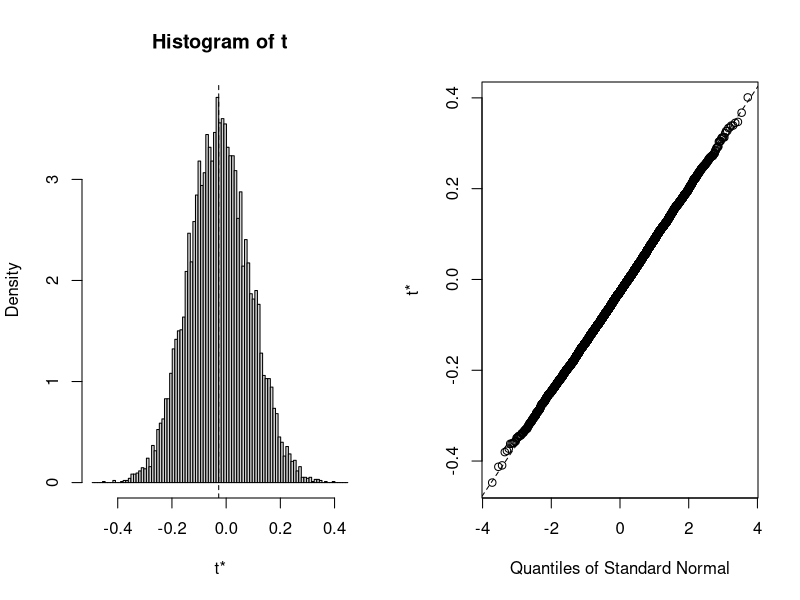

This figure's R source: (Note: this script raises an error after producing the figure.)
## ---- chunk 1
# Load packages
library(svglite)
library(readr)
library(dplyr)
library(tidyr)
library(knitr)
library(boot)
library(coin)

# set seed
set.seed(1234)

# knitr chunk options
opts_chunk$set(echo = TRUE,
               warning = FALSE,
               message = FALSE,
               cache = TRUE,
               cache.extra = rand_seed,
               fig.path = './figures/',
               fig.width = 7,
               fig.height = 7,
               dev = 'svg',
               tidy = FALSE)
## ---- chunk 2
data <- read_csv('./data/data.csv')
data_activity <- read_csv('./data/activity-data.csv')
## ---- chunk 3
############################################################
#                                                          #
#                           Data                           #
#                                                          #
############################################################
dim(data)
names(data)
head(data)
tail(data)
glimpse(data)
# summary(data)

############################################################
#                                                          #
#                      Activity data                       #
#                                                          #
############################################################
dim(data_activity)
names(data_activity)
head(data_activity)
tail(data_activity)
glimpse(data_activity)
# summary(data_activity)
## ---- chunk 4
############################################################
#                                                          #
#               Merge data and data_activity               #
#                                                          #
############################################################
data <- data %>%
    left_join(data_activity, by = 'id') %>%
    mutate(pain = pain.x) %>%
    select(-pain.x, -pain.y)

############################################################
#                                                          #
#                      Column formats                      #
#                                                          #
############################################################
# Convert chr values to factors
data_1 <- data %>%
    mutate(pain = factor(pain),
           actigraphy = factor(actigraphy),
           eq5d_vas = eq5d_vas/100)

# Convert eq5d mobility categories to numeric form
# so that Spearman's correlation doesn't throw a fit
data_1$eq5d_mobility[data_1$eq5d_mobility == 'no_problems'] <- 0 
data_1$eq5d_mobility[data_1$eq5d_mobility == 'some_problems'] <- 1 
data_1$eq5d_mobility <- as.numeric(data_1$eq5d_mobility)

############################################################
#                                                          #
#              Generate subsets for use later              #
#                                                          #
############################################################
# Pain only
data_pain <- data_1 %>%
    filter(pain == 'Pain')
# Activity only
data_activity <- data_1 %>%
    filter(actigraphy == 'Yes')
## Activity + pain
data_act_pain <- data_activity %>%
    filter(pain == 'Pain')
## Activity + no pain
data_act_no.pain <- data_activity %>%
    filter(pain == 'No pain')
## ---- chunk 5
spear <- function(data, i) {
    d <- data[i, ]
    spearman_test(d[[1]] ~ d[[2]])
}
## ---- chunk 6
boot_spear <- function(data, var_1, var_2) {
    # Ensure required packages are attached
    require(boot)
    require(coin)
    
    # Set seed
    set.seed(1234)
    
    # Create vector of variable names
    variable_names <- c(var_1, var_2)
    
    # Subset input data according to variable names
    data_subset <- data[ , names(data) %in% variable_names]
    
    ###################
    #  Bootstrapping  #
    ###################
    
    # Boot statistic function
    spear <- function(data_subset, i) {
        d <- data_subset[i, ]
        cor(d[[1]], d[[2]],
            method = 'spearman')
    }
    
    # Generate bootstrap sample
    boot_output <- boot(data_subset, 
                        statistic = spear,
                        R = 10000,
                        sim = 'ordinary',
                        stype = 'i')
    
    # Get 95%CI of bootstrap sample
    boot_95CI <- boot.ci(boot_output, type = 'basic')
    
    # Generate plot of bootstrap sample 
    boot_plot <- plot(boot_output)

    #########################
    #  P-value permutation  #
    #########################
    
    perm_output <- spearman_test(data_subset[[1]] ~ data_subset[[2]],
                                 distribution = 'approximate',
                                 B = 10000)
    
    ###########################
    #  Bring it all together  #
    ###########################
    
    # Create list of objects generated so far
    output <- list(paste0('INPUT VARIABLES: ', 
                          variable_names[1], ' and ',
                          variable_names[2]),
                   paste0('ORIGINAL t0 = ', 
                          round(mean(boot_output$t), 7)),
                   boot_plot,
                   boot_95CI,
                   perm_output)
    # Print list
    output
}

boot_spear(data_pain, 'resilience', 'lpi' )

df
## ---- chunk 7
# Set seed
set.seed(1234)

# Process
data_new <- data_1 %>%
    select(c(eq5d_vas, resilience)) %>%
    filter(complete.cases(.))

# Run bootstrap
eq5dv_res <- boot(data_new, 
                spear, 
                R = 1000,
                sim = 'ordinary', 
                stype = 'i')
# Get 95%CI
eq5dv_res_CI <- boot.ci(eq5dv_res, type = 'basic')

# Output
eq5dv_res
mean(eq5dv_res$t)
eq5dv_res_CI
plot(eq5dv_res)
## ---- chunk 8
# Set seed
set.seed(1234)

# Process
data_new <- data_pain %>%
    select(c(wpi, resilience)) %>%
    filter(complete.cases(.))

# Run bootstrap
wpi_res <- boot(data_new, 
                spear, 
                R = 1000,
                sim = 'ordinary', 
                stype = 'i')

# Get 95%CI
wpi_res_CI <- boot.ci(wpi_res, type = 'basic')

# Output
wpi_res
mean(wpi_res$t)
wpi_res_CI
plot(wpi_res)
## ---- chunk 9
# Set seed
set.seed(1234)

# Process
data_new <- data_pain %>%
    select(c(lpi, resilience)) %>%
    filter(complete.cases(.))

# Run bootstrap
lpi_res <- boot(data_new, 
                spear, 
                R = 1000,
                sim = 'ordinary', 
                stype = 'i')

# Get 95%CI
lpi_res_CI <- boot.ci(lpi_res, type = 'basic')

# Output
lpi_res
mean(lpi_res$t)
lpi_res_CI
plot(lpi_res)
## ---- chunk 10
# Set seed
set.seed(1234)

# Process
data_new <- data_pain %>%
    select(c(nadir_cd4, resilience)) %>%
    filter(complete.cases(.))

# Run bootstrap
cd4_res <- boot(data_new, 
                spear, 
                R = 1000,
                sim = 'ordinary', 
                stype = 'i')

# Get 95%CI
cd4_res_CI <- boot.ci(cd4_res, type = 'basic')

# Output
cd4_res
mean(cd4_res$t)
cd4_res_CI
plot(cd4_res)
## ---- chunk 11
# Set seed
set.seed(1234)

# Process
data_new <- data_pain %>%
    select(c(bpi_i, resilience)) %>%
    filter(complete.cases(.))

# Run bootstrap
bpi_res <- boot(data_new, 
                spear, 
                R = 1000,
                sim = 'ordinary', 
                stype = 'i')

# Get 95%CI
bpi_res_CI <- boot.ci(bpi_res, type = 'basic')

# Output
bpi_res
mean(bpi_res$t)
bpi_res_CI
plot(bpi_res)
## ---- chunk 12
# Set seed
set.seed(1234)

# Process
data_new <- data_pain %>%
    select(c(bpi_i, wpi)) %>%
    filter(complete.cases(.))

# Run bootstrap
bpi_wpi <- boot(data_new, 
                spear, 
                R = 1000,
                sim = 'ordinary', 
                stype = 'i')

# Get 95%CI
bpi_wpi_CI <- boot.ci(bpi_wpi, type = 'basic')

# Output
bpi_wpi
mean(bpi_wpi$t)
bpi_wpi_CI
plot(bpi_wpi)
## ---- chunk 13
# Set seed
set.seed(1234)

# Process
data_new <- data_pain %>%
    select(c(eq5d_vas, wpi)) %>%
    filter(complete.cases(.))

# Run bootstrap
eq5dv_wpi <- boot(data_new, 
                spear, 
                R = 1000,
                sim = 'ordinary', 
                stype = 'i')

# Get 95%CI
eq5dv_wpi_CI <- boot.ci(eq5dv_wpi, type = 'basic')

# Output
eq5dv_wpi
mean(eq5dv_wpi$t)
eq5dv_wpi_CI
plot(eq5dv_wpi)
## ---- chunk 14
# Set seed
set.seed(1234)

# Process
data_new <- data_pain %>%
    select(c(eq5d_mobility, bpi_walking)) %>%
    filter(complete.cases(.))

# Run bootstrap
eq5dm_bpiw <- boot(data_new, 
                spear, 
                R = 1000,
                sim = 'ordinary', 
                stype = 'i')

# Get 95%CI
eq5dm_bpiw_CI <- boot.ci(eq5dm_bpiw, type = 'basic')

# Output
eq5dm_bpiw
mean(eq5dm_bpiw$t)
eq5dm_bpiw_CI
plot(eq5dm_bpiw)
## ---- chunk 15
# Set seed
set.seed(1234)

############################################################
#                                                          #
#                           Pain                           #
#                                                          #
############################################################
# Process
data_new <- data_act_pain %>%
    select(c(median_activity, resilience)) %>%
    filter(complete.cases(.))
# Run bootstrap
act_pain_res <- boot(data_new, 
                spear, 
                R = 10000,
                sim = 'ordinary', 
                stype = 'i')
# Get 95%CI
act_pain_res_CI <- boot.ci(act_pain_res, type = 'basic')
# Output
act_pain_res
mean(act_pain_res$t)
act_pain_res_CI
# Plot
plot(act_pain_res)

############################################################
#                                                          #
#                          No Pain                         #
#                                                          #
############################################################
# Process
data_new <- data_act_no.pain %>%
    select(c(median_activity, resilience)) %>%
    filter(complete.cases(.))
# Run bootstrap
act_no.pain_res <- boot(data_new, 
                spear, 
                R = 10000,
                sim = 'ordinary', 
                stype = 'i')
# Get 95%CI
act_no.pain_res_CI <- boot.ci(act_no.pain_res, type = 'basic')
# Output
act_no.pain_res
mean(act_no.pain_res$t)
act_no.pain_res_CI
# Plot
plot(act_no.pain_res)
## ---- chunk 16
# Set seed
set.seed(1234)

############################################################
#                                                          #
#                           Pain                           #
#                                                          #
############################################################
# Process
data_new <- data_act_pain %>%
    select(c(active_min, resilience)) %>%
    filter(complete.cases(.))
# Run bootstrap
act2_pain_res <- boot(data_new, 
                spear, 
                R = 10000,
                sim = 'ordinary', 
                stype = 'i')
# Get 95%CI
act2_pain_res_CI <- boot.ci(act2_pain_res, type = 'basic')
# Output
act2_pain_res
mean(act2_pain_res$t)
act2_pain_res_CI
# Plot
plot(act2_pain_res)

############################################################
#                                                          #
#                          No Pain                         #
#                                                          #
############################################################
# Process
data_new <- data_act_no.pain %>%
    select(c(active_min, resilience)) %>%
    filter(complete.cases(.))
# Run bootstrap
act2_no.pain_res <- boot(data_new, 
                spear, 
                R = 10000,
                sim = 'ordinary', 
                stype = 'i')
# Get 95%CI
act2_no.pain_res_CI <- boot.ci(act2_no.pain_res, type = 'basic')
# Output
act2_no.pain_res
mean(act2_no.pain_res$t)
act2_no.pain_res_CI
# Plot
plot(act2_no.pain_res)
## ---- chunk 17
# Set seed
set.seed(1234)

############################################################
#                                                          #
#                           Pain                           #
#                                                          #
############################################################
# Process
data_new <- data_act_pain %>%
    select(c(min_q0, resilience)) %>%
    filter(complete.cases(.))
# Run bootstrap
q0_pain_res <- boot(data_new, 
                spear, 
                R = 10000,
                sim = 'ordinary', 
                stype = 'i')
# Get 95%CI
q0_pain_res_CI <- boot.ci(q0_pain_res, type = 'basic')
# Output
q0_pain_res
mean(q0_pain_res$t)
q0_pain_res_CI
# Plot
plot(q0_pain_res)

############################################################
#                                                          #
#                          No Pain                         #
#                                                          #
############################################################
# Process
data_new <- data_act_no.pain %>%
    select(c(min_q0, resilience)) %>%
    filter(complete.cases(.))
# Run bootstrap
q0_no.pain_res <- boot(data_new, 
                spear, 
                R = 10000,
                sim = 'ordinary', 
                stype = 'i')
# Get 95%CI
q0_no.pain_res_CI <- boot.ci(q0_no.pain_res, type = 'basic')
# Output
q0_no.pain_res
mean(q0_no.pain_res$t)
q0_no.pain_res_CI
# Plot
plot(q0_no.pain_res)
## ---- chunk 18
# Set seed
set.seed(1234)

############################################################
#                                                          #
#                           Pain                           #
#                                                          #
############################################################
# Process
data_new <- data_act_pain %>%
    select(c(min_q1, resilience)) %>%
    filter(complete.cases(.))
# Run bootstrap
q1_pain_res <- boot(data_new, 
                spear, 
                R = 10000,
                sim = 'ordinary', 
                stype = 'i')
# Get 95%CI
q1_pain_res_CI <- boot.ci(q1_pain_res, type = 'basic')
# Output
q1_pain_res
mean(q1_pain_res$t)
q1_pain_res_CI
# Plot
plot(q1_pain_res)

############################################################
#                                                          #
#                          No Pain                         #
#                                                          #
############################################################
# Process
data_new <- data_act_no.pain %>%
    select(c(min_q1, resilience)) %>%
    filter(complete.cases(.))
# Run bootstrap
q1_no.pain_res <- boot(data_new, 
                spear, 
                R = 10000,
                sim = 'ordinary', 
                stype = 'i')
# Get 95%CI
q1_no.pain_res_CI <- boot.ci(q1_no.pain_res, type = 'basic')
# Output
q1_no.pain_res
mean(q1_no.pain_res$t)
q1_no.pain_res_CI
# Plot
plot(q1_no.pain_res)
## ---- chunk 19
# Set seed
set.seed(1234)

############################################################
#                                                          #
#                           Pain                           #
#                                                          #
############################################################
# Process
data_new <- data_act_pain %>%
    select(c(min_q2, resilience)) %>%
    filter(complete.cases(.))
# Run bootstrap
q2_pain_res <- boot(data_new, 
                spear, 
                R = 10000,
                sim = 'ordinary', 
                stype = 'i')
# Get 95%CI
q2_pain_res_CI <- boot.ci(q2_pain_res, type = 'basic')
# Output
q2_pain_res
mean(q2_pain_res$t)
q2_pain_res_CI
# Plot
plot(q2_pain_res)

############################################################
#                                                          #
#                          No Pain                         #
#                                                          #
############################################################
# Process
data_new <- data_act_no.pain %>%
    select(c(min_q2, resilience)) %>%
    filter(complete.cases(.))
# Run bootstrap
q2_no.pain_res <- boot(data_new, 
                spear, 
                R = 10000,
                sim = 'ordinary', 
                stype = 'i')
# Get 95%CI
q2_no.pain_res_CI <- boot.ci(q2_no.pain_res, type = 'basic')
# Output
q2_no.pain_res
mean(q2_no.pain_res$t)
q2_no.pain_res_CI
# Plot
plot(q2_no.pain_res)
## ---- chunk 20
# Set seed
set.seed(1234)

############################################################
#                                                          #
#                           Pain                           #
#                                                          #
############################################################
# Process
data_new <- data_act_pain %>%
    select(c(min_q3, resilience)) %>%
    filter(complete.cases(.))
# Run bootstrap
q3_pain_res <- boot(data_new, 
                spear, 
                R = 10000,
                sim = 'ordinary', 
                stype = 'i')
# Get 95%CI
q3_pain_res_CI <- boot.ci(q3_pain_res, type = 'basic')
# Output
q3_pain_res
mean(q3_pain_res$t)
q3_pain_res_CI
# Plot
plot(q3_pain_res)

############################################################
#                                                          #
#                          No Pain                         #
#                                                          #
############################################################
# Process
data_new <- data_act_no.pain %>%
    select(c(min_q3, resilience)) %>%
    filter(complete.cases(.))
# Run bootstrap
q3_no.pain_res <- boot(data_new, 
                spear, 
                R = 10000,
                sim = 'ordinary', 
                stype = 'i')
# Get 95%CI
q3_no.pain_res_CI <- boot.ci(q3_no.pain_res, type = 'basic')
# Output
q3_no.pain_res
mean(q3_no.pain_res$t)
q3_no.pain_res_CI
# Plot
plot(q3_no.pain_res)
## ---- chunk 21
# Set seed
set.seed(1234)

############################################################
#                                                          #
#                           Pain                           #
#                                                          #
############################################################
# Process
data_new <- data_act_pain %>%
    select(c(min_q4, resilience)) %>%
    filter(complete.cases(.))
# Run bootstrap
q4_pain_res <- boot(data_new, 
                spear, 
                R = 10000,
                sim = 'ordinary', 
                stype = 'i')
# Get 95%CI
q4_pain_res_CI <- boot.ci(q4_pain_res, type = 'basic')
# Output
q4_pain_res
mean(q4_pain_res$t)
q4_pain_res_CI
# Plot
plot(q4_pain_res)

############################################################
#                                                          #
#                          No Pain                         #
#                                                          #
############################################################
# Process
data_new <- data_act_no.pain %>%
    select(c(min_q4, resilience)) %>%
    filter(complete.cases(.))
# Run bootstrap
q4_no.pain_res <- boot(data_new, 
                spear, 
                R = 10000,
                sim = 'ordinary', 
                stype = 'i')
# Get 95%CI
q4_no.pain_res_CI <- boot.ci(q4_no.pain_res, type = 'basic')
# Output
q4_no.pain_res
mean(q4_no.pain_res$t)
q4_no.pain_res_CI
# Plot
plot(q4_no.pain_res)
## ---- chunk 22
# Set seed
set.seed(1234)
# Process
data_new <- data_act_pain %>%
    select(c(bpi_walking, median_activity)) %>%
    filter(complete.cases(.))
# Run bootstrap
bpi_act <- boot(data_new, 
                spear, 
                R = 10000,
                sim = 'ordinary', 
                stype = 'i')
# Get 95%CI
bpi_act_CI <- boot.ci(bpi_act, type = 'basic')
# Output
bpi_act
mean(bpi_act$t)
bpi_act_CI
# Plot
plot(bpi_act)
## ---- chunk 23
# Set seed
set.seed(1234)
# Process
data_new <- data_act_pain %>%
    select(c(bpi_walking, active_min)) %>%
    filter(complete.cases(.))
# Run bootstrap
bpi_act2 <- boot(data_new, 
                spear, 
                R = 10000,
                sim = 'ordinary', 
                stype = 'i')
# Get 95%CI
bpi_act2_CI <- boot.ci(bpi_act2, type = 'basic')
# Output
bpi_act2
mean(bpi_act2$t)
bpi_act2_CI
# Plot
plot(bpi_act2)
## ---- chunk 24
# Set seed
set.seed(1234)
# Process
data_new <- data_act_pain %>%
    select(c(eq5d_mobility, median_activity)) %>%
    filter(complete.cases(.))
# Run bootstrap
eq5dm_act <- boot(data_new, 
                spear, 
                R = 10000,
                sim = 'ordinary', 
                stype = 'i')
# Get 95%CI
eq5dm_act_CI <- boot.ci(eq5dm_act, type = 'basic')
# Output
eq5dm_act
mean(eq5dm_act$t)
eq5dm_act_CI
# Plot
plot(eq5dm_act)
## ---- chunk 25
# Set seed
set.seed(1234)
# Process
data_new <- data_act_pain %>%
    select(c(eq5d_mobility, active_min)) %>%
    filter(complete.cases(.))
# Run bootstrap
eq5dm_act2 <- boot(data_new, 
                spear, 
                R = 10000,
                sim = 'ordinary', 
                stype = 'i')
# Get 95%CI
eq5dm_act2_CI <- boot.ci(eq5dm_act2, type = 'basic')
# Output
eq5dm_act2
mean(eq5dm_act2$t)
eq5dm_act2_CI
# Plot
plot(eq5dm_act2)
## ---- chunk 26
# Set seed
set.seed(1234)
# Process
data_new <- data_act_pain %>%
    select(c(wpi, median_activity)) %>%
    filter(complete.cases(.))
# Run bootstrap
wpi_act <- boot(data_new, 
                spear, 
                R = 10000,
                sim = 'ordinary', 
                stype = 'i')
# Get 95%CI
wpi_act_CI <- boot.ci(wpi_act, type = 'basic')
# Output
wpi_act
mean(wpi_act$t)
wpi_act_CI
# Plot
plot(wpi_act)
## ---- chunk 27
# Set seed
set.seed(1234)
# Process
data_new <- data_act_pain %>%
    select(c(lpi, median_activity)) %>%
    filter(complete.cases(.))
# Run bootstrap
lpi_act <- boot(data_new, 
                spear, 
                R = 10000,
                sim = 'ordinary', 
                stype = 'i')
# Get 95%CI
lpi_act_CI <- boot.ci(lpi_act, type = 'basic')
# Output
lpi_act
mean(lpi_act$t)
lpi_act_CI
# Plot
plot(lpi_act)
## ---- chunk 28
wilcox <- function(data, i) {
    d <- data[i, ]
    stat <- wilcox_test(d[[1]] ~ d[[2]])
    stat@statistic@teststatistic
}
## ---- chunk 29
# Set seed
set.seed(1234)
# Process
data_new <- data_activity %>%
    select(c(active_min, pain)) %>%
    filter(complete.cases(.))

# Run bootstrap
act2_pain <- boot(data_new, 
                wilcox, 
                R = 1000,
                sim = 'ordinary', 
                stype = 'i')
# Get 95%CI
act2_pain_CI <- boot.ci(act2_pain, type = 'basic')
# Output
act2_pain
mean(act2_pain$t)
act2_pain_CI
# Plot
plot(act2_pain)
## ---- chunk 30
# Set seed
set.seed(1234)
# Process
data_new <- data_activity %>%
    select(c(median_activity, pain)) %>%
    filter(complete.cases(.))

# Run bootstrap
act_pain <- boot(data_new, 
                wilcox, 
                R = 1000,
                sim = 'ordinary', 
                stype = 'i')
# Get 95%CI
act_pain_CI <- boot.ci(act_pain, type = 'basic')
# Output
act_pain
mean(act_pain$t)
act_pain_CI
# Plot
plot(act_pain)
## ---- chunk 31
# Set seed
set.seed(1234)
# Process
data_new <- data_activity %>%
    select(c(min_q0, pain)) %>%
    filter(complete.cases(.))

# Run bootstrap
q0_pain <- boot(data_new, 
                wilcox, 
                R = 1000,
                sim = 'ordinary', 
                stype = 'i')
# Get 95%CI
q0_pain_CI <- boot.ci(q0_pain, type = 'basic')
# Output
q0_pain
mean(q0_pain$t)
q0_pain_CI
# Plot
plot(q0_pain)
## ---- chunk 32
# Set seed
set.seed(1234)
# Process
data_new <- data_activity %>%
    select(c(min_q1, pain)) %>%
    filter(complete.cases(.))

# Run bootstrap
q1_pain <- boot(data_new, 
                wilcox, 
                R = 1000,
                sim = 'ordinary', 
                stype = 'i')
# Get 95%CI
q1_pain_CI <- boot.ci(q1_pain, type = 'basic')
# Output
q1_pain
mean(q1_pain$t)
q1_pain_CI
# Plot
plot(q1_pain)
## ---- chunk 33
# Set seed
set.seed(1234)
# Process
data_new <- data_activity %>%
    select(c(min_q2, pain)) %>%
    filter(complete.cases(.))

# Run bootstrap
q2_pain <- boot(data_new, 
                wilcox, 
                R = 1000,
                sim = 'ordinary', 
                stype = 'i')
# Get 95%CI
q2_pain_CI <- boot.ci(q2_pain, type = 'basic')
# Output
q2_pain
mean(q2_pain$t)
q2_pain_CI
# Plot
plot(q2_pain)
## ---- chunk 34
# Set seed
set.seed(1234)
# Process
data_new <- data_activity %>%
    select(c(min_q3, pain)) %>%
    filter(complete.cases(.))

# Run bootstrap
q3_pain <- boot(data_new, 
                wilcox, 
                R = 1000,
                sim = 'ordinary', 
                stype = 'i')
# Get 95%CI
q3_pain_CI <- boot.ci(q3_pain, type = 'basic')
# Output
q3_pain
mean(q3_pain$t)
q3_pain_CI
# Plot
plot(q3_pain)
## ---- chunk 35
# Set seed
set.seed(1234)
# Process
data_new <- data_activity %>%
    select(c(min_q4, pain)) %>%
    filter(complete.cases(.))

# Run bootstrap
q4_pain <- boot(data_new, 
                wilcox, 
                R = 1000,
                sim = 'ordinary', 
                stype = 'i')
# Get 95%CI
q4_pain_CI <- boot.ci(q4_pain, type = 'basic')
# Output
q4_pain
mean(q4_pain$t)
q4_pain_CI
# Plot
plot(q4_pain)
## ---- chunk 36
sessionInfo()
